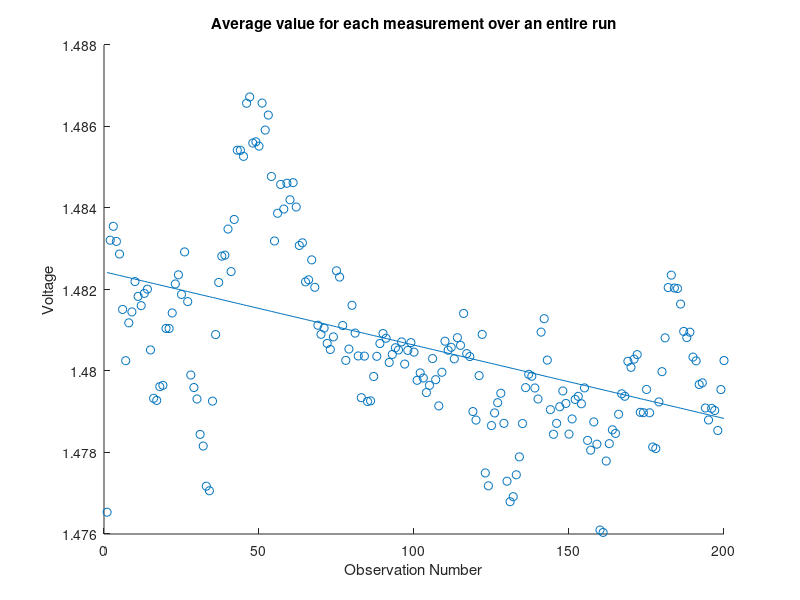

This chart was generated by the following MATLAB code: (Note: this script raises an error after producing the figure.)

%take many (100-200) measurements over a few (5-10) steps
%read the csv in
data=csvread('vis-euv_20170406-112739.csv');

[len width]=size(data);
width=(width-1)/3;

%prepares the while loop
i=0;
n=-1;
c1data=repmat(0,len,width);

%disregaurds all but channel 1
while(i<width)
    i=i+1;
    n=n+3;
    c1data((1:len),i)=data((1:len),n);
end

%averages all columns of the data to see if on average, voltages changes
%with time
for(i=1:width)
    c1avgc(i)=mean(c1data(:,i));
end

%linear fits the average of columns
figure()
hold on
scatter(1:length(c1avgc),c1avgc)
pf=polyfit(1:length(c1avgc),c1avgc,1);
yy=polyval(pf,1:length(c1avgc));
plot(1:length(c1avgc),yy)
xlabel('Observation Number')
ylabel('Voltage')
title('Average value for each measurement over an entire run')



%formats data for histogram of slopes
for(i=1:len)
    [slope inter]=polyfit((1:width),c1data(i,:),1);
    slope=slope(1);
    slps(i)=slope;
end

%may or may not be a useful figure
figure()
histogram(abs(slps))
xlabel('Slope')
title('Histogram of Absolute Values of Slopes')


%bootstraps data to see if the linear fit is a fluke
n=0;
while(n<1000)
    n=n+1;
    for(i=1:length(c1avgc))
        y(i)=datasample(c1avgc,1);
    end
    x=1:length(c1avgc);
    [p dc]=polyfit(x,y,1);
    avgslps(n)=p(1);
end

%histogram of bootstrapped data with red line equal to the observed slope
figure()
hold on
histogram(abs(avgslps))
plot(repmat(abs(pf(1)),1,140),1:140,'r')
xlabel('Slope')
title('Histogram of Bootstraped Slopes')
legend('Counts','Observed Value')

%finds the p-value of the slope

%if p-value is greater that 90%, test is passed and the electronics of that
%tested channel work

%if p-values is less than 90%, the circuit is messed up and needs
%rethinking

%p-value=probability of seeing a linear fit of the data will be as or more
%extreme as the oberved slope if we were to do the test again.
prop=length(avgslps(find(avgslps>abs(pf(1)))))/(n-1);
sprintf('p-value = %g%%',prop*100)